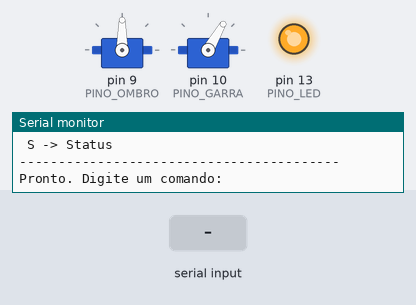
Bench run of a sketch on a simulated Arduino Uno, built with avr-gcc and run on an emulated ATmega328P. Parts: 2 × servo, output pins drawn as LEDs (lit = HIGH), the last lines printed to the serial monitor. Inputs (shaded band) come from the test bench.

Above: at 2.2 s.
2.3 s: "U\n" received over Serial
At 3.2 s:
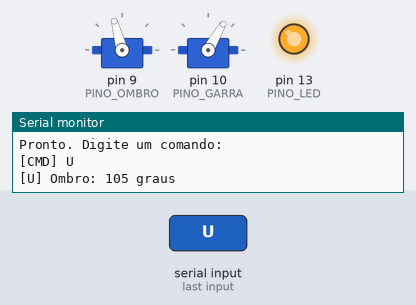
4.1 s: byte 67 ('C') received over Serial
At 6.4 s:
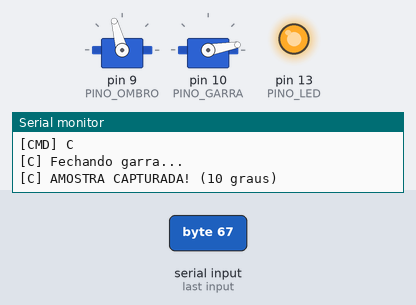
7.1 s: byte 68 ('D') received over Serial
At 8.0 s:
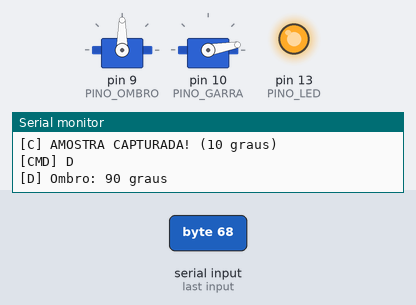
8.9 s: byte 79 ('O') received over Serial
At 9.35 s:
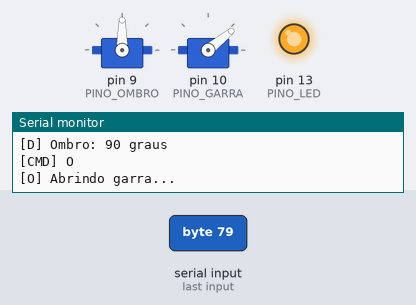
11.2 s: "D\n" received over Serial
At 12.4 s:
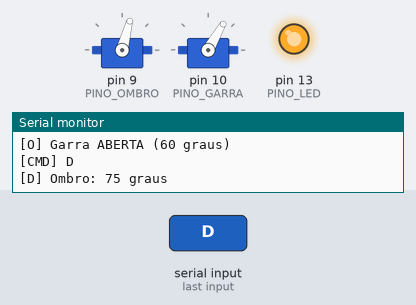
13.0 s: "C\n" received over Serial
At 15.5 s:
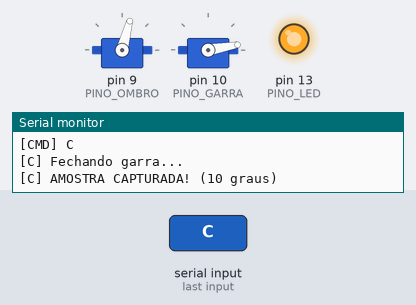
Timing chart, 0 to 17.0 s (numbered marks = the images above; inputs shaded):
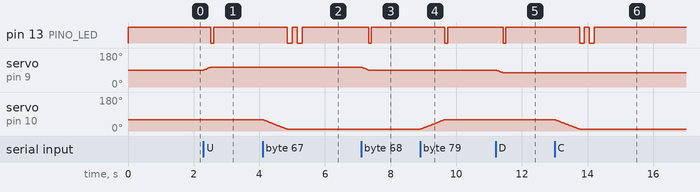

The sketch:

robotic_arm_tinkercad.ino
```cpp
#include <Servo.h>

// ── Pinos ────────────────────────────────────────────────────
#define PINO_OMBRO 9
#define PINO_GARRA 10
#define PINO_LED   13

// ── Angulos ──────────────────────────────────────────────────
#define OMBRO_MIN    0
#define OMBRO_MAX  180
#define OMBRO_HOME  90
#define GARRA_ABRE  60
#define GARRA_FECHA 10
#define PASSO       15
#define VEL         15

// ── Objetos e estado ─────────────────────────────────────────
Servo servoOmbro;
Servo servoGarra;

int posOmbro = OMBRO_HOME;
int posGarra = GARRA_ABRE;

// ── Move o servo do OMBRO suavemente ─────────────────────────
void moverOmbro(int alvo) {
  int passo = (alvo > posOmbro) ? 1 : -1;
  while (posOmbro != alvo) {
    posOmbro += passo;
    servoOmbro.write(posOmbro);
    delay(VEL);
  }
}

// ── Move o servo da GARRA suavemente ─────────────────────────
void moverGarra(int alvo) {
  int passo = (alvo > posGarra) ? 1 : -1;
  while (posGarra != alvo) {
    posGarra += passo;
    servoGarra.write(posGarra);
    delay(VEL);
  }
}

// ── Pisca o LED N vezes ───────────────────────────────────────
void piscarLED(int vezes, int ms) {
  for (int i = 0; i < vezes; i++) {
    digitalWrite(PINO_LED, LOW);
    delay(ms);
    digitalWrite(PINO_LED, HIGH);
    delay(ms);
  }
}

// ── Exibe status no Serial ────────────────────────────────────
void exibirStatus() {
  Serial.println("--- STATUS ---");
  Serial.print("Ombro: "); Serial.print(posOmbro); Serial.println(" graus");
  Serial.print("Garra: "); Serial.print(posGarra);
  Serial.println(posGarra <= 15 ? " graus [FECHADA]" : " graus [ABERTA]");
  Serial.println("--------------");
}

// ── Retorna ao HOME ───────────────────────────────────────────
void irHome() {
  Serial.println("[H] Indo para HOME...");
  moverOmbro(OMBRO_HOME);
  moverGarra(GARRA_ABRE);
  Serial.println("[H] HOME concluido.");
  piscarLED(2, 150);
}

// ─────────────────────────────────────────────────────────────
void setup() {
  Serial.begin(9600);

  pinMode(PINO_LED, OUTPUT);
  digitalWrite(PINO_LED, HIGH);

  servoOmbro.attach(PINO_OMBRO);
  servoGarra.attach(PINO_GARRA);

  servoOmbro.write(OMBRO_HOME);
  servoGarra.write(GARRA_ABRE);
  delay(800);

  Serial.println("=========================================");
  Serial.println(" BRACO ROBOTICO ESPACIAL - MISSAO ZERO  ");
  Serial.println("=========================================");
  Serial.println(" U -> Ombro SOBE   (+15 graus)");
  Serial.println(" D -> Ombro DESCE  (-15 graus)");
  Serial.println(" O -> Garra ABRE");
  Serial.println(" C -> Garra FECHA  (captura amostra)");
  Serial.println(" H -> HOME");
  Serial.println(" S -> Status");
  Serial.println("-----------------------------------------");
  Serial.println("Pronto. Digite um comando:");
}

// ─────────────────────────────────────────────────────────────
void loop() {
  if (Serial.available() > 0) {

    char cmd = (char)Serial.read();

    if (cmd == '\n' || cmd == '\r' || cmd == ' ') return;

    cmd = toupper(cmd);
    Serial.print("[CMD] "); Serial.println(cmd);

    switch (cmd) {

      case 'U':
        if (posOmbro + PASSO <= OMBRO_MAX) {
          moverOmbro(posOmbro + PASSO);
          Serial.print("[U] Ombro: "); Serial.print(posOmbro); Serial.println(" graus");
          piscarLED(1, 80);
        } else {
          Serial.println("[!] Limite maximo atingido (180 graus)");
          piscarLED(3, 180);
        }
        break;

      case 'D':
        if (posOmbro - PASSO >= OMBRO_MIN) {
          moverOmbro(posOmbro - PASSO);
          Serial.print("[D] Ombro: "); Serial.print(posOmbro); Serial.println(" graus");
          piscarLED(1, 80);
        } else {
          Serial.println("[!] Limite minimo atingido (0 graus)");
          piscarLED(3, 180);
        }
        break;

      case 'O':
        Serial.println("[O] Abrindo garra...");
        moverGarra(GARRA_ABRE);
        Serial.println("[O] Garra ABERTA (60 graus)");
        piscarLED(1, 80);
        break;

      case 'C':
        Serial.println("[C] Fechando garra...");
        moverGarra(GARRA_FECHA);
        Serial.println("[C] AMOSTRA CAPTURADA! (10 graus)");
        piscarLED(2, 150);
        break;

      case 'H':
        irHome();
        break;

      case 'S':
        exibirStatus();
        break;

      default:
        Serial.println("[!] Comando invalido. Use: U D O C H S");
        piscarLED(3, 180);
        break;
    }

    digitalWrite(PINO_LED, HIGH);
  }
}
```

Measured:
- after the input at 2.3 s, pin 13 (PINO_LED): HIGH → LOW after 0.23 s, → HIGH 0.08 s later; servo on pin 9 (PINO_OMBRO): 90° → 105° at once
- after the input at 4.1 s, pin 13 (PINO_LED): alternates HIGH for 0.15 s and LOW for 0.15 s, 4 changes in all, then stays HIGH, starting after 0.76 s; servo on pin 10 (PINO_GARRA): moves from 60° to 10° over 0.75 s, starting at once
- after the input at 7.1 s, pin 13 (PINO_LED): HIGH → LOW after 0.23 s, → HIGH 0.08 s later; servo on pin 9 (PINO_OMBRO): 105° → 90° at once
- after the input at 8.9 s, pin 13 (PINO_LED): HIGH → LOW after 0.76 s, → HIGH 0.08 s later; servo on pin 10 (PINO_GARRA): moves from 10° to 60° over 0.75 s, starting at once
- after the input at 11.2 s, pin 13 (PINO_LED): HIGH → LOW after 0.23 s, → HIGH 0.08 s later; servo on pin 9 (PINO_OMBRO): 90° → 75° at once
- after the input at 13.0 s, pin 13 (PINO_LED): alternates HIGH for 0.15 s and LOW for 0.15 s, 4 changes in all, then stays HIGH, starting after 0.76 s; servo on pin 10 (PINO_GARRA): moves from 60° to 10° over 0.75 s, starting at once
